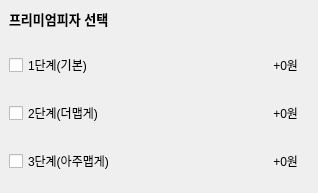
            <widget class="QWidget" name="widget_whole" native="true">
             <property name="minimumSize">
              <size>
               <width>318</width>
               <height>0</height>
              </size>
             </property>
             <property name="maximumSize">
              <size>
               <width>318</width>
               <height>16777215</height>
              </size>
             </property>
             <layout class="QVBoxLayout" name="verticalLayout_9">
              <property name="leftMargin">
               <number>0</number>
              </property>
              <property name="topMargin">
               <number>0</number>
              </property>
              <item>
               <widget class="QWidget" name="widget_title" native="true">
                <layout class="QVBoxLayout" name="verticalLayout_10">
                 <item>
                  <widget class="QLabel" name="label_20">
                   <property name="font">
                    <font>
                     <pointsize>10</pointsize>
                     <weight>75</weight>
                     <bold>true</bold>
                    </font>
                   </property>
                   <property name="text">
                    <string>프리미엄피자 선택</string>
                   </property>
                  </widget>
                 </item>
                </layout>
               </widget>
              </item>
              <item>
               <widget class="QWidget" name="widget_1" native="true">
                <layout class="QHBoxLayout" name="horizontalLayout_3">
                 <item>
                  <widget class="QCheckBox" name="checkBox_1">
                   <property name="text">
                    <string>1단계(기본)</string>
                   </property>
                  </widget>
                 </item>
                 <item>
                  <widget class="QLabel" name="theGogumaPrice">
                   <property name="text">
                    <string>+0원</string>
                   </property>
                   <property name="alignment">
                    <set>Qt::AlignRight|Qt::AlignTrailing|Qt::AlignVCenter</set>
                   </property>
                  </widget>
                 </item>
                </layout>
               </widget>
              </item>
              <item>
               <widget class="QWidget" name="widget_3" native="true">
                <layout class="QHBoxLayout" name="horizontalLayout_2">
                 <item>
                  <widget class="QCheckBox" name="checkBox_2">
                   <property name="text">
                    <string>2단계(더맵게)</string>
                   </property>
                  </widget>
                 </item>
                 <item>
                  <widget class="QLabel" name="redPeperoni">
                   <property name="text">
                    <string>+0원</string>
                   </property>
                   <property name="alignment">
                    <set>Qt::AlignRight|Qt::AlignTrailing|Qt::AlignVCenter</set>
                   </property>
                  </widget>
                 </item>
                </layout>
               </widget>
              </item>
              <item>
               <widget class="QWidget" name="widget_4" native="true">
                <layout class="QHBoxLayout" name="horizontalLayout_4">
                 <item>
                  <widget class="QCheckBox" name="checkBox_3">
                   <property name="text">
                    <string>3단계(아주맵게)</string>
                   </property>
                  </widget>
                 </item>
                 <item>
                  <widget class="QLabel" name="Grildhotchicken">
                   <property name="text">
                    <string>+0원</string>
                   </property>
                   <property name="alignment">
                    <set>Qt::AlignRight|Qt::AlignTrailing|Qt::AlignVCenter</set>
                   </property>
                  </widget>
                 </item>
                </layout>
               </widget>
              </item>
             </layout>
            </widget>
